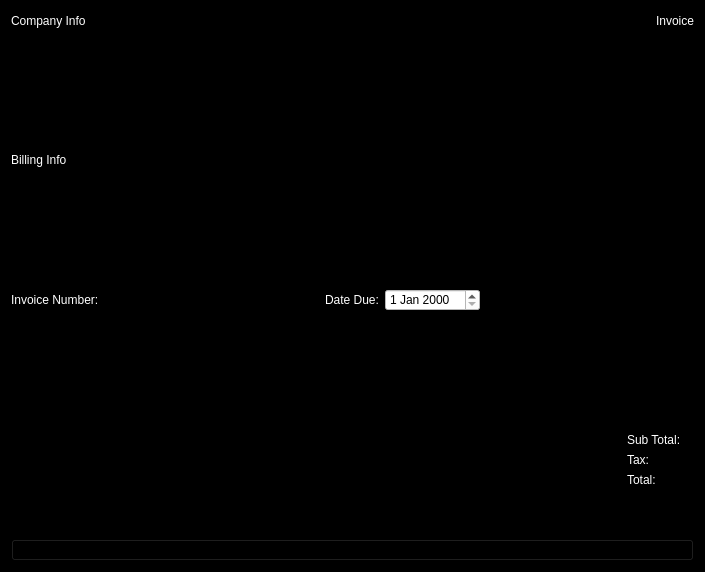
<?xml version="1.0" encoding="UTF-8"?>
<ui version="4.0">
 <class>InvoiceViewPage</class>
 <widget class="QWidget" name="InvoiceViewPage">
  <property name="geometry">
   <rect>
    <x>0</x>
    <y>0</y>
    <width>705</width>
    <height>572</height>
   </rect>
  </property>
  <property name="windowTitle">
   <string>Invoice Page</string>
  </property>
  <property name="styleSheet">
   <string notr="true">background-color: rgb(0, 0, 0);
color: rgb(255, 255, 255);</string>
  </property>
  <layout class="QVBoxLayout" name="verticalLayout">
   <item>
    <layout class="QHBoxLayout" name="horizontalLayout_2">
     <item>
      <widget class="QLabel" name="label_2">
       <property name="text">
        <string>Company Info</string>
       </property>
      </widget>
     </item>
     <item>
      <spacer name="horizontalSpacer">
       <property name="orientation">
        <enum>Qt::Horizontal</enum>
       </property>
       <property name="sizeHint" stdset="0">
        <size>
         <width>40</width>
         <height>20</height>
        </size>
       </property>
      </spacer>
     </item>
     <item>
      <widget class="QLabel" name="label">
       <property name="text">
        <string>Invoice</string>
       </property>
      </widget>
     </item>
    </layout>
   </item>
   <item>
    <layout class="QHBoxLayout" name="horizontalLayout">
     <item>
      <widget class="QTextEdit" name="companyInfoLeft"/>
     </item>
     <item>
      <widget class="QTextEdit" name="companyInfoRight"/>
     </item>
     <item>
      <widget class="QLabel" name="logo">
       <property name="enabled">
        <bool>true</bool>
       </property>
       <property name="minimumSize">
        <size>
         <width>100</width>
         <height>100</height>
        </size>
       </property>
       <property name="maximumSize">
        <size>
         <width>100</width>
         <height>100</height>
        </size>
       </property>
       <property name="text">
        <string/>
       </property>
       <property name="pixmap">
        <pixmap resource="../bitcoin.qrc">:/images/backg</pixmap>
       </property>
       <property name="scaledContents">
        <bool>true</bool>
       </property>
       <property name="alignment">
        <set>Qt::AlignLeading|Qt::AlignLeft|Qt::AlignTop</set>
       </property>
       <property name="wordWrap">
        <bool>false</bool>
       </property>
      </widget>
     </item>
    </layout>
   </item>
   <item>
    <widget class="QLabel" name="label_3">
     <property name="text">
      <string>Billing Info</string>
     </property>
    </widget>
   </item>
   <item>
    <layout class="QHBoxLayout" name="horizontalLayout_3">
     <item>
      <widget class="QTextEdit" name="billingInfoLeft"/>
     </item>
     <item>
      <widget class="QTextEdit" name="billingInfoRight"/>
     </item>
     <item>
      <spacer name="horizontalSpacer_3">
       <property name="orientation">
        <enum>Qt::Horizontal</enum>
       </property>
       <property name="sizeType">
        <enum>QSizePolicy::Fixed</enum>
       </property>
       <property name="sizeHint" stdset="0">
        <size>
         <width>100</width>
         <height>50</height>
        </size>
       </property>
      </spacer>
     </item>
    </layout>
   </item>
   <item>
    <layout class="QHBoxLayout" name="horizontalLayout_4">
     <item>
      <widget class="QLabel" name="label_5">
       <property name="text">
        <string>Invoice Number:</string>
       </property>
      </widget>
     </item>
     <item>
      <widget class="QLineEdit" name="invoiceNumber"/>
     </item>
     <item>
      <widget class="QLabel" name="label_4">
       <property name="text">
        <string>Date Due:</string>
       </property>
      </widget>
     </item>
     <item>
      <widget class="QDateEdit" name="dueDate">
       <property name="styleSheet">
        <string notr="true">color: rgb(0, 0, 0);
background-color: rgb(255, 255, 255);</string>
       </property>
      </widget>
     </item>
     <item>
      <spacer name="horizontalSpacer_7">
       <property name="orientation">
        <enum>Qt::Horizontal</enum>
       </property>
       <property name="sizeHint" stdset="0">
        <size>
         <width>40</width>
         <height>20</height>
        </size>
       </property>
      </spacer>
     </item>
    </layout>
   </item>
   <item>
    <widget class="QTableView" name="invoiceItemTableView"/>
   </item>
   <item>
    <layout class="QHBoxLayout" name="horizontalLayout_5">
     <item>
      <spacer name="horizontalSpacer_4">
       <property name="orientation">
        <enum>Qt::Horizontal</enum>
       </property>
       <property name="sizeHint" stdset="0">
        <size>
         <width>348</width>
         <height>20</height>
        </size>
       </property>
      </spacer>
     </item>
     <item>
      <layout class="QGridLayout" name="gridLayout">
       <item row="0" column="0">
        <widget class="QLabel" name="subtotalLabel">
         <property name="text">
          <string>Sub Total:</string>
         </property>
        </widget>
       </item>
       <item row="1" column="0">
        <widget class="QLabel" name="taxLabel">
         <property name="text">
          <string>Tax:</string>
         </property>
        </widget>
       </item>
       <item row="2" column="0">
        <widget class="QLabel" name="totalLabel">
         <property name="text">
          <string>Total:</string>
         </property>
        </widget>
       </item>
       <item row="0" column="1">
        <widget class="QLabel" name="subtotal">
         <property name="text">
          <string/>
         </property>
        </widget>
       </item>
       <item row="1" column="1">
        <widget class="QLabel" name="tax">
         <property name="text">
          <string/>
         </property>
        </widget>
       </item>
       <item row="2" column="1">
        <widget class="QLabel" name="total">
         <property name="text">
          <string/>
         </property>
        </widget>
       </item>
      </layout>
     </item>
    </layout>
   </item>
   <item>
    <layout class="QHBoxLayout" name="horizontalLayout_6">
     <item>
      <spacer name="horizontalSpacer_5">
       <property name="orientation">
        <enum>Qt::Horizontal</enum>
       </property>
       <property name="sizeHint" stdset="0">
        <size>
         <width>40</width>
         <height>20</height>
        </size>
       </property>
      </spacer>
     </item>
     <item>
      <widget class="QTextEdit" name="footer">
       <property name="maximumSize">
        <size>
         <width>16777215</width>
         <height>40</height>
        </size>
       </property>
      </widget>
     </item>
     <item>
      <spacer name="horizontalSpacer_6">
       <property name="orientation">
        <enum>Qt::Horizontal</enum>
       </property>
       <property name="sizeHint" stdset="0">
        <size>
         <width>40</width>
         <height>20</height>
        </size>
       </property>
      </spacer>
     </item>
    </layout>
   </item>
   <item>
    <layout class="QHBoxLayout" name="horizontalLayout_7">
     <item>
      <widget class="QPushButton" name="sendButton">
       <property name="styleSheet">
        <string notr="true">color: rgb(0, 0, 0);</string>
       </property>
       <property name="text">
        <string>&amp;Send</string>
       </property>
      </widget>
     </item>
    </layout>
   </item>
  </layout>
  <zorder>invoiceItemTableView</zorder>
  <zorder>label_3</zorder>
  <zorder></zorder>
 </widget>
 <resources>
  <include location="../bitcoin.qrc"/>
 </resources>
 <connections/>
</ui>
